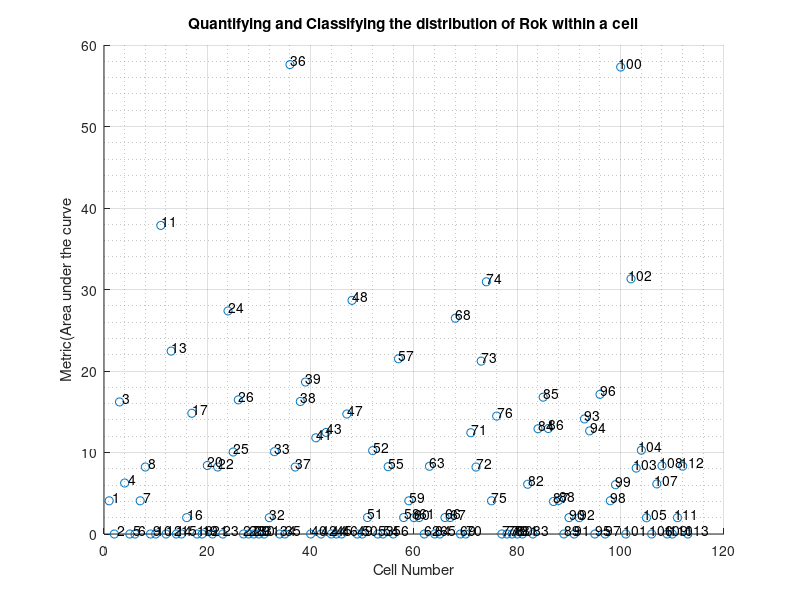

Write MATLAB code to recreate this figure.
%% This script calculates the half life of the Rok Plots to be able to show that the half life increases and hence to be able to say that the Rok is diffused and is not centered anymore like it used to be

%% Here we try and get the Covariance as a function of the distance between maximas(basically we try and see whether the maximas in Pearson corelation correspond to the lag equal to the maximal distance


%Ignore the initial comments; this script has the metric!

 %%
load('spn1_70_weighted');


if 1 %% this segment of the code fits a pokynomial to the plot of Rok intensity and then plots the polynomial on to the Rok plot
area=[];

for cell_index=1:cell_number, %%which cell we are looking at
    
    %%this segment normalizes the intensities between zero and one for each
  %%cell individually
    [rmx,t]=max(cell_rok(cell_index).mean);
    %[rmn,t]=min(cell_rok(cell_index).mean);
    
   
    cell_rok(cell_index).mean = cell_rok(cell_index).mean/(rmx) ; 
    cell_rok(cell_index).mean = (2/cell_rok(cell_index).mean(1,1))*cell_rok(cell_index).mean ;

   
  

  %%
    
%if(cell(cell_index).average_maxima_distance <=30 ) % this helps us ignore the outliers
      
    if (size(cell_rok(cell_index).mean,1) >=25)
        y=cell_rok(cell_index).mean(1:25,:)';
        x=[1:1:25];
        p=polyfit(x,y,7);
        f = polyval(p,x);
        
        %%horizontal line intersection part
y1=2*ones(1,25);
y2=y;
idx = find(y1 - y2 < eps, 1,'last'); %// Index of coordinate in array
px = x(idx);
py = y1(idx);  
%
        plot(x,y,'o',x,f,'-')
    end

    if (size(cell_rok(cell_index).mean,1) <25)
        y=cell_rok(cell_index).mean(:,:)';
        x=[1:1:size(cell_rok(cell_index).mean,1)];
        p=polyfit(x,y,10);
    
        f = polyval(p,x);

       %%horizontal line intersection part
y1=2*ones(1,size(f,2));
y2=y;
idx = find(y1 - y2 < eps, 1,'last'); %// Index of coordinate in array, last intersection
px = x(idx);
py = y1(idx);
%
       plot(x,y,'o',x,f,'-')
    end
hold on


%end %ignoring the outliers





f=f(:,1:px);
trap=trapz(f);% - 2*(px-1);
area = [area trap];

end

k=waitforbuttonpress;
hold off;


%%now to plot onto the graph
x=[1:1:cell_number];
y=area;
scatter(x,y);

title('Quantifying and Classifying the distribution of Rok within a cell');
ylabel('Metric(Area under the curve');
xlabel('Cell Number');

if 0
hy1 = graph2d.constantline(0, 'Color',[1 0 0]);
changedependvar(hy1,'y');


hy2 = graph2d.constantline(0.5, 'Color',[0 0 1]);
changedependvar(hy2,'y');
legend([hy1 hy2],'Concentrated Rok Focus marker','Rok Ring marker');
end

a = [1:1:cell_number]'; b = num2str(a); c = cellstr(b);
dx = 0.5; dy = 0.5; % displacement so the text does not overlay the data points
text(x-dx, y+dy, c);

%%
grid on;
grid minor;
end











%% I tried the average slope but that method failed to give me useful output to distinguish between the plots : DOES NOT WORK

if 0
average_slope=[];

for cell_index = 1:cell_number,
    
    average_slope=[average_slope (cell_rok(cell_index).mean(10) - cell_rok(cell_index).mean(1) )/10 ];
    
end

scatter([1:1:cell_number],average_slope);
hy = graph2d.constantline(0, 'Color',[0 0 0]);
changedependvar(hy,'y');
end
